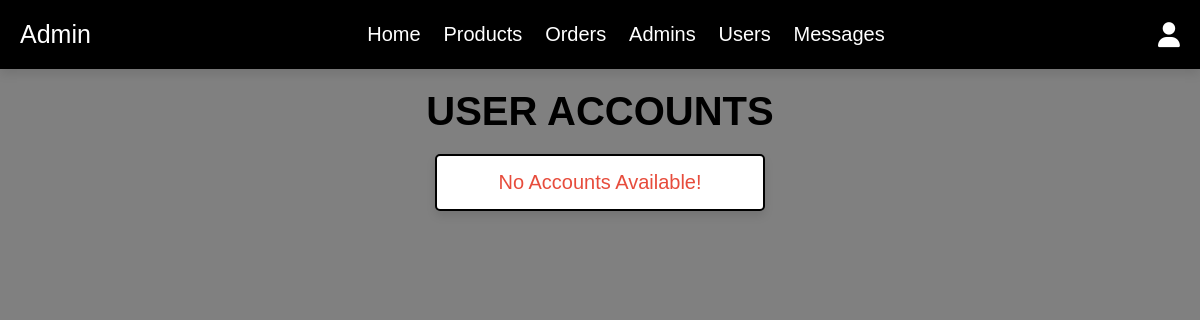
Page /admin/users_accounts.php (signed in) on the earlier database version.
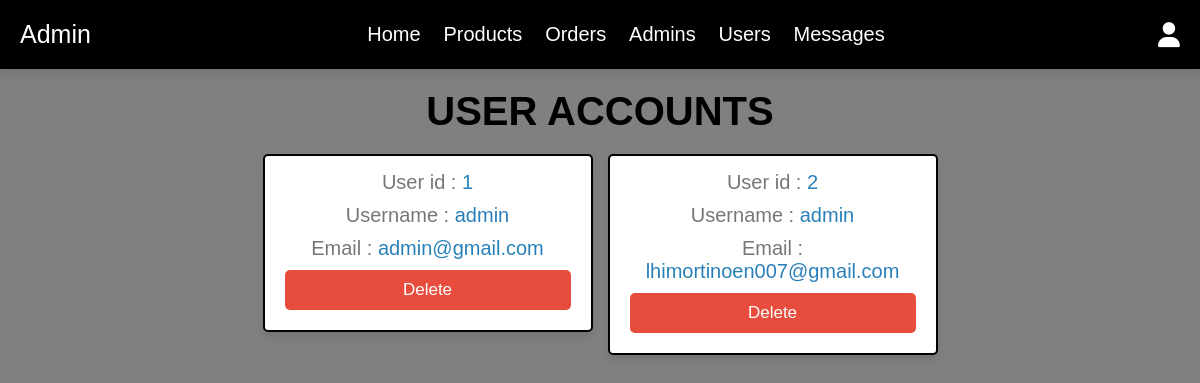
Same page on the later database version.
### tables this page shows
CREATE TABLE `users` (
  `id` int NOT NULL AUTO_INCREMENT,
  `name` varchar(20) NOT NULL,
  `email` varchar(50) NOT NULL,
  `password` varchar(50) NOT NULL,
  PRIMARY KEY (`id`)
);

### admin/users_accounts.php (the view, shortened to what this page needs)
<?php
include '../components/connect.php';
?>
<!DOCTYPE html>
<html lang="en">
<head>
   <link rel="stylesheet" href="https://cdnjs.cloudflare.com/ajax/libs/font-awesome/6.1.1/css/all.min.css">
   <link rel="stylesheet" href="../css/admin_style.css">
</head>
<body>
<?php include '../components/admin_header.php'; ?>
<section class="accounts">
   <h1 class="heading">User accounts</h1>
   <div class="box-container">
   <?php
      $select_accounts = $conn->prepare("SELECT * FROM `users`");
      $select_accounts->execute();
      if($select_accounts->rowCount() > 0){
         while($fetch_accounts = $select_accounts->fetch(PDO::FETCH_ASSOC)){
   ?>
   <div class="box">
      <p> User id : <span><?= $fetch_accounts['id']; ?></span> </p>
      <p> Username : <span><?= $fetch_accounts['name']; ?></span> </p>
      <p> Email : <span><?= $fetch_accounts['email']; ?></span> </p>
      <a href="users_accounts.php?delete=<?= $fetch_accounts['id']; ?>" onclick="return confirm('delete this account? the user related information will also be delete!')" class="delete-btn">delete</a>
   </div>
   <?php
         }
      }else{
         echo '<p class="empty">no accounts available!</p>';
      }
   ?>
   </div>
</section>
</body>
</html>

Differences in the rows shown:
added users: id "1", name "admin", email "admin@gmail.com"
added users: id "2", name "admin", email "lhimortinoen007@gmail.com"
Other differences:
text no longer shown: "No Accounts Available!"
